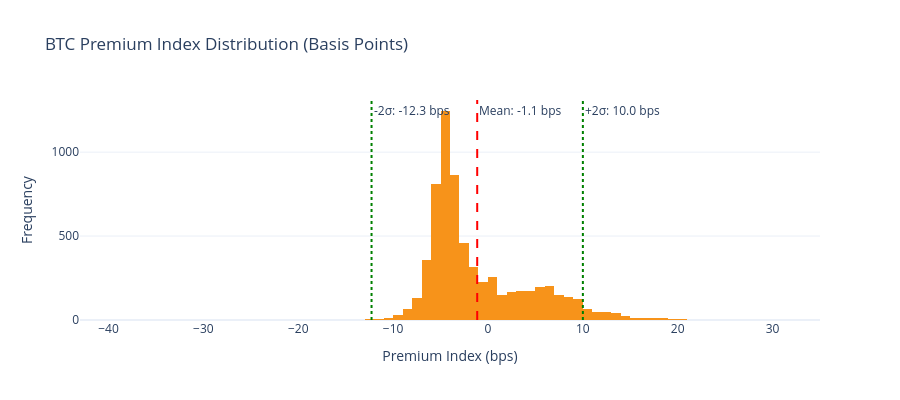

The code cell stored with this chart in its notebook:
### Markdown cell above
---

## Section 2: Premium Index Distribution

Understanding the distribution of premium values is crucial for:
1. Setting entry/exit thresholds for arbitrage
2. Risk management (tail events)
3. Comparing opportunities across assets

### Code cell
# BTC Premium distribution
btc_close = btc_premium["premium_index_close"].to_numpy()

# Convert to basis points for readability
btc_close_bps = btc_close * 10000

fig = go.Figure()
fig.add_trace(
    go.Histogram(
        x=btc_close_bps,
        nbinsx=100,
        name="BTC Premium",
        marker_color="#F7931A",
    )
)

# Add vertical lines for mean and +-2 std
mean_val = np.mean(btc_close_bps)
std_val = np.std(btc_close_bps)

fig.add_vline(
    x=mean_val, line_dash="dash", line_color="red", annotation_text=f"Mean: {mean_val:.1f} bps"
)
fig.add_vline(
    x=mean_val + 2 * std_val,
    line_dash="dot",
    line_color="green",
    annotation_text=f"+2σ: {mean_val + 2 * std_val:.1f} bps",
)
fig.add_vline(
    x=mean_val - 2 * std_val,
    line_dash="dot",
    line_color="green",
    annotation_text=f"-2σ: {mean_val - 2 * std_val:.1f} bps",
)

fig.update_layout(
    title="BTC Premium Index Distribution (Basis Points)",
    xaxis_title="Premium Index (bps)",
    yaxis_title="Frequency",
    height=400,
    template="plotly_white",
)
fig.show()

### Figure 1 — Plotly figure (JSON) as saved in the notebook; plotly's stock layout.template omitted (floating-point values rounded to 4 significant figures; data arrays with more than 128 entries replaced by an {"elided": "..."} marker saying what was removed)
{"data": [{"marker": {"color": "#F7931A"}, "name": "BTC Premium", "nbinsx": 100, "type": "histogram", "x": {"elided": "6555 float values"}}], "layout": {"annotations": [{"showarrow": false, "text": "Mean: -1.1 bps", "x": -1.132, "xanchor": "left", "xref": "x", "y": 1, "yanchor": "top", "yref": "y domain"}, {"showarrow": false, "text": "+2σ: 10.0 bps", "x": 10.0, "xanchor": "left", "xref": "x", "y": 1, "yanchor": "top", "yref": "y domain"}, {"showarrow": false, "text": "-2σ: -12.3 bps", "x": -12.27, "xanchor": "left", "xref": "x", "y": 1, "yanchor": "top", "yref": "y domain"}], "height": 400, "shapes": [{"line": {"color": "red", "dash": "dash"}, "type": "line", "x0": -1.132, "x1": -1.132, "xref": "x", "y0": 0, "y1": 1, "yref": "y domain"}, {"line": {"color": "green", "dash": "dot"}, "type": "line", "x0": 10.0, "x1": 10.0, "xref": "x", "y0": 0, "y1": 1, "yref": "y domain"}, {"line": {"color": "green", "dash": "dot"}, "type": "line", "x0": -12.27, "x1": -12.27, "xref": "x", "y0": 0, "y1": 1, "yref": "y domain"}], "title": {"text": "BTC Premium Index Distribution (Basis Points)"}, "xaxis": {"title": {"text": "Premium Index (bps)"}}, "yaxis": {"title": {"text": "Frequency"}}}}
